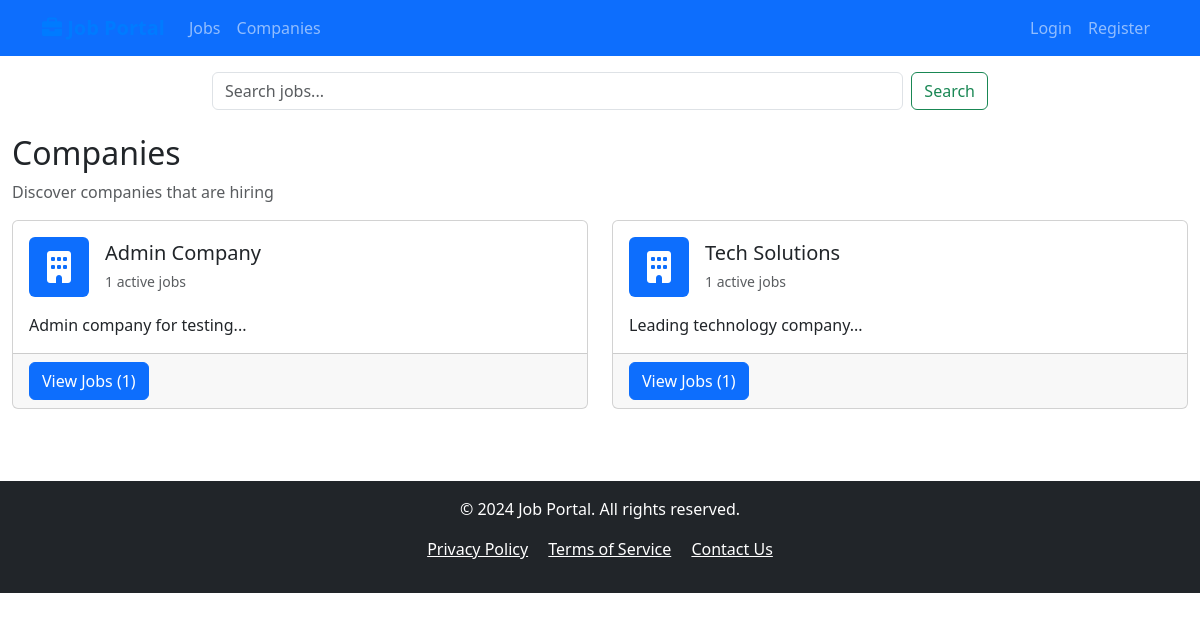
/pages/companies.php, run on the app's committed database.
### tables this page shows
CREATE TABLE `company_profiles` (
  `id` int NOT NULL AUTO_INCREMENT,
  `user_id` int NOT NULL,
  `company_name` varchar(100) DEFAULT NULL,
  `description` text,
  `website` varchar(255) DEFAULT NULL,
  `phone` varchar(20) DEFAULT NULL,
  `address` text,
  `logo` varchar(255) DEFAULT NULL,
  PRIMARY KEY (`id`),
  KEY `user_id` (`user_id`),
  CONSTRAINT `company_profiles_ibfk_1` FOREIGN KEY (`user_id`) REFERENCES `users` (`id`) ON DELETE CASCADE
);

### pages/companies.php (the view, shortened to what this page needs)
<?php
require_once '../templates/header.php';
require_once '../templates/nav.php';
$db = new Database();
$conn = $db->getConnection();
$query = "SELECT cp.*, u.email, COUNT(j.id) as job_count
         FROM company_profiles cp
         JOIN users u ON cp.user_id = u.id
         LEFT JOIN jobs j ON cp.user_id = j.company_id AND j.status = 'active'
         GROUP BY cp.id
         ORDER BY cp.company_name";
$companies = $conn->query($query);
?>
<div class="container mt-4">
    <h2>Companies</h2>
    <p class="text-muted">Discover companies that are hiring</p>
    <div class="row">
        <?php if ($companies->rowCount() > 0): ?>
            <?php while ($company = $companies->fetch(PDO::FETCH_ASSOC)): ?>
                <div class="col-md-6 mb-4">
                    <div class="card h-100">
                        <div class="card-body">
                            <div class="d-flex align-items-center mb-3">
                                <?php if ($company['logo']): ?>
                                    <img src="../<?php echo $company['logo']; ?>"
                                         class="me-3" style="width: 60px; height: 60px; object-fit: cover;" alt="Logo">
                                <?php else: ?>
                                    <div class="bg-primary text-white rounded me-3 d-flex align-items-center justify-content-center"
                                         style="width: 60px; height: 60px;">
                                        <i class="fas fa-building fa-2x"></i>
                                    </div>
                                <?php endif; ?>
                                <div>
                                    <h5 class="card-title mb-1"><?php echo $company['company_name']; ?></h5>
                                    <small class="text-muted"><?php echo $company['job_count']; ?> active jobs</small>
                                </div>
                            </div>
                            <?php if ($company['description']): ?>
                                <p class="card-text"><?php echo substr($company['description'], 0, 150); ?>...</p>
                            <?php endif; ?>
                        </div>
                        <div class="card-footer">
                            <a href="company-jobs.php?company_id=<?php echo $company['user_id']; ?>" class="btn btn-primary">
                                View Jobs (<?php echo $company['job_count']; ?>)
                            </a>
                        </div>
                    </div>
                </div>
            <?php endwhile; ?>
        <?php else: ?>
            <div class="col-12">
                <div class="alert alert-info">No companies found.</div>
            </div>
        <?php endif; ?>
    </div>
</div>
<?php require_once '../templates/footer.php'; ?>

### data on the page
company_profiles: company_name "Admin Company", job_count "1", description "Admin company for testing"
company_profiles: company_name "Tech Solutions", job_count "1", description "Leading technology company"
